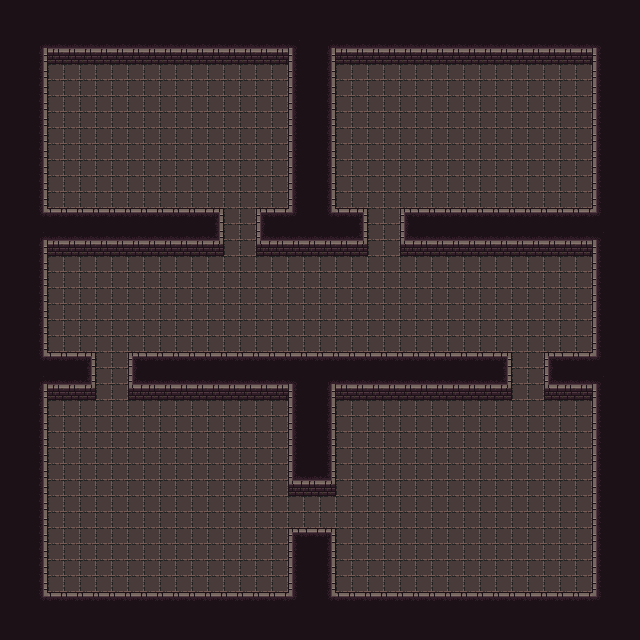

Rendered tile map (Tiled .tmx) drawn with the repository's tilesets; below, a short description and the map source with its tile grids summarised:
An orthogonal 40x40 tile map with 16x16 px tiles, 2 tile layers (Ground, Wall).

<map version="1.8" tiledversion="1.8.5" orientation="orthogonal" renderorder="right-down" width="40" height="40" tilewidth="16" tileheight="16" infinite="0" nextlayerid="4" nextobjectid="1">
 <editorsettings>
  <export target="../tile/dungeon_test_export..tmx" format="tmx" />
 </editorsettings>
 <tileset firstgid="1" source="itch-io-DungeonTileset4.tsx" />
 <layer id="1" name="Ground" width="40" height="40">
  <data>[1600 cells, 1600 non-empty, 1 distinct tile ids]</data>
 </layer>
 <layer id="2" name="Wall" width="40" height="40">
  <data>[1600 cells, 715 non-empty, 22 distinct tile ids]</data>
 </layer>
 <objectgroup color="#000000" id="3" name="Config">
  <properties>
   <property name="ClearColor" type="color" value="#ff1c1117" />
   <property name="Type" value="Area2D" />
  </properties>
 </objectgroup>
</map>
